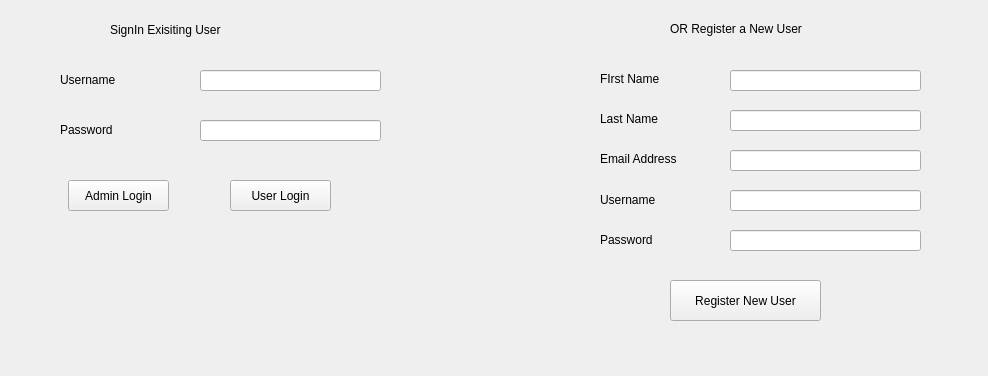
<?xml version="1.0" encoding="UTF-8"?>
<ui version="4.0">
 <class>MainWindow</class>
 <widget class="QWidget" name="MainWindow">
  <property name="geometry">
   <rect>
    <x>0</x>
    <y>0</y>
    <width>988</width>
    <height>376</height>
   </rect>
  </property>
  <property name="windowTitle">
   <string>SignIn Page</string>
  </property>
  <widget class="QPushButton" name="signInButton">
   <property name="geometry">
    <rect>
     <x>230</x>
     <y>180</y>
     <width>101</width>
     <height>31</height>
    </rect>
   </property>
   <property name="text">
    <string>User Login</string>
   </property>
  </widget>
  <widget class="QPushButton" name="pushButton">
   <property name="geometry">
    <rect>
     <x>68</x>
     <y>180</y>
     <width>101</width>
     <height>31</height>
    </rect>
   </property>
   <property name="text">
    <string>Admin Login</string>
   </property>
  </widget>
  <widget class="QPushButton" name="pushButton_2">
   <property name="geometry">
    <rect>
     <x>670</x>
     <y>280</y>
     <width>151</width>
     <height>41</height>
    </rect>
   </property>
   <property name="text">
    <string>Register New User</string>
   </property>
  </widget>
  <widget class="QLineEdit" name="lineEdit">
   <property name="geometry">
    <rect>
     <x>200</x>
     <y>70</y>
     <width>181</width>
     <height>21</height>
    </rect>
   </property>
  </widget>
  <widget class="QLineEdit" name="lineEdit_2">
   <property name="geometry">
    <rect>
     <x>200</x>
     <y>120</y>
     <width>181</width>
     <height>21</height>
    </rect>
   </property>
  </widget>
  <widget class="QLabel" name="label">
   <property name="geometry">
    <rect>
     <x>60</x>
     <y>70</y>
     <width>71</width>
     <height>20</height>
    </rect>
   </property>
   <property name="text">
    <string>Username</string>
   </property>
  </widget>
  <widget class="QLabel" name="label_2">
   <property name="geometry">
    <rect>
     <x>60</x>
     <y>120</y>
     <width>71</width>
     <height>20</height>
    </rect>
   </property>
   <property name="text">
    <string>Password</string>
   </property>
  </widget>
  <widget class="QLabel" name="label_3">
   <property name="geometry">
    <rect>
     <x>110</x>
     <y>20</y>
     <width>141</width>
     <height>20</height>
    </rect>
   </property>
   <property name="text">
    <string>SignIn Exisiting User</string>
   </property>
  </widget>
  <widget class="QLabel" name="label_4">
   <property name="geometry">
    <rect>
     <x>670</x>
     <y>20</y>
     <width>161</width>
     <height>17</height>
    </rect>
   </property>
   <property name="text">
    <string>OR Register a New User</string>
   </property>
  </widget>
  <widget class="QLabel" name="label_5">
   <property name="geometry">
    <rect>
     <x>600</x>
     <y>230</y>
     <width>71</width>
     <height>20</height>
    </rect>
   </property>
   <property name="text">
    <string>Password</string>
   </property>
  </widget>
  <widget class="QLabel" name="label_6">
   <property name="geometry">
    <rect>
     <x>600</x>
     <y>190</y>
     <width>71</width>
     <height>20</height>
    </rect>
   </property>
   <property name="text">
    <string>Username</string>
   </property>
  </widget>
  <widget class="QLabel" name="label_7">
   <property name="geometry">
    <rect>
     <x>600</x>
     <y>70</y>
     <width>81</width>
     <height>17</height>
    </rect>
   </property>
   <property name="text">
    <string>FIrst Name</string>
   </property>
  </widget>
  <widget class="QLabel" name="label_8">
   <property name="geometry">
    <rect>
     <x>600</x>
     <y>110</y>
     <width>71</width>
     <height>17</height>
    </rect>
   </property>
   <property name="text">
    <string>Last Name</string>
   </property>
  </widget>
  <widget class="QLabel" name="label_9">
   <property name="geometry">
    <rect>
     <x>600</x>
     <y>150</y>
     <width>101</width>
     <height>17</height>
    </rect>
   </property>
   <property name="text">
    <string>Email Address</string>
   </property>
  </widget>
  <widget class="QLineEdit" name="lineEdit_3">
   <property name="geometry">
    <rect>
     <x>730</x>
     <y>70</y>
     <width>191</width>
     <height>21</height>
    </rect>
   </property>
  </widget>
  <widget class="QLineEdit" name="lineEdit_4">
   <property name="geometry">
    <rect>
     <x>730</x>
     <y>110</y>
     <width>191</width>
     <height>21</height>
    </rect>
   </property>
  </widget>
  <widget class="QLineEdit" name="lineEdit_5">
   <property name="geometry">
    <rect>
     <x>730</x>
     <y>150</y>
     <width>191</width>
     <height>21</height>
    </rect>
   </property>
  </widget>
  <widget class="QLineEdit" name="lineEdit_6">
   <property name="geometry">
    <rect>
     <x>730</x>
     <y>190</y>
     <width>191</width>
     <height>21</height>
    </rect>
   </property>
  </widget>
  <widget class="QLineEdit" name="lineEdit_7">
   <property name="geometry">
    <rect>
     <x>730</x>
     <y>230</y>
     <width>191</width>
     <height>21</height>
    </rect>
   </property>
  </widget>
 </widget>
 <layoutdefault spacing="6" margin="11"/>
 <resources/>
 <connections/>
</ui>
